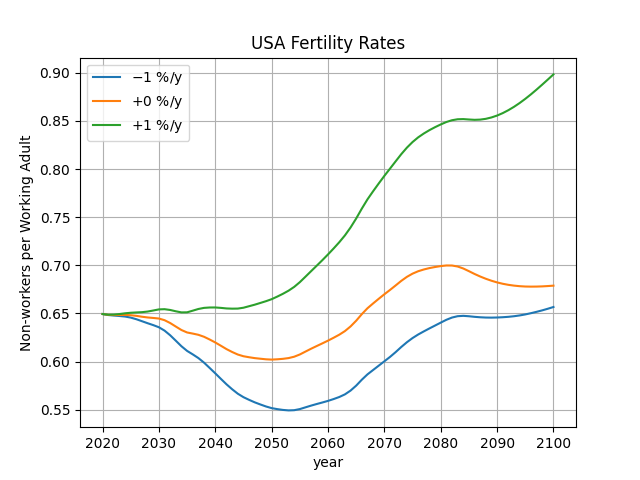

Here is the Python script that generated this plot:
from population import Population
import matplotlib.pyplot as plt

result = {}
ax = None
for fr in [-0.01,0.0,0.01]:
    result[fr] = Population(
        "usa",
        2020,2101,
        immigration=1.0,
        fertility_change_rate=fr,
        )
    ax = result[fr].plot_dependents(ax=ax)[1]

plt.title("USA Fertility Rates")
plt.ylabel("Non-workers per Working Adult")
plt.grid()
plt.legend([f"${x*100:+.0f}$ %/y" for x in result])
plt.savefig("forecast.png")
